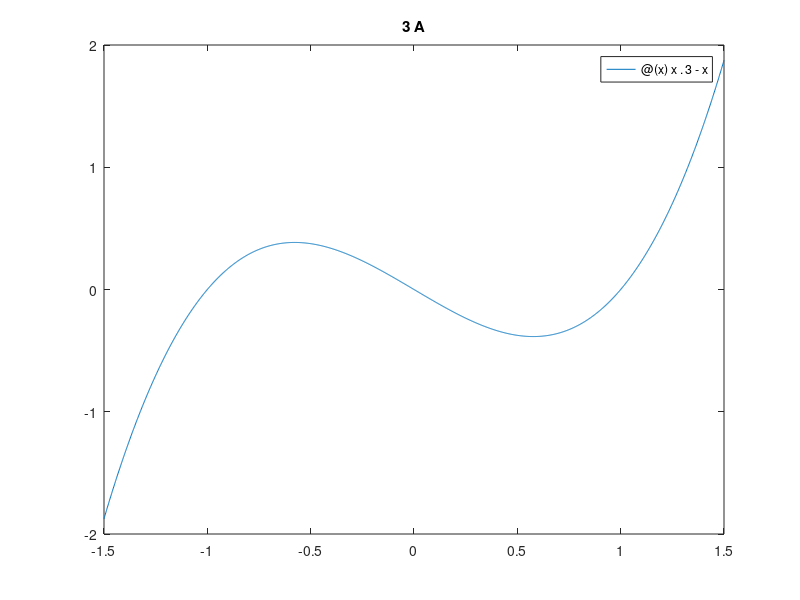
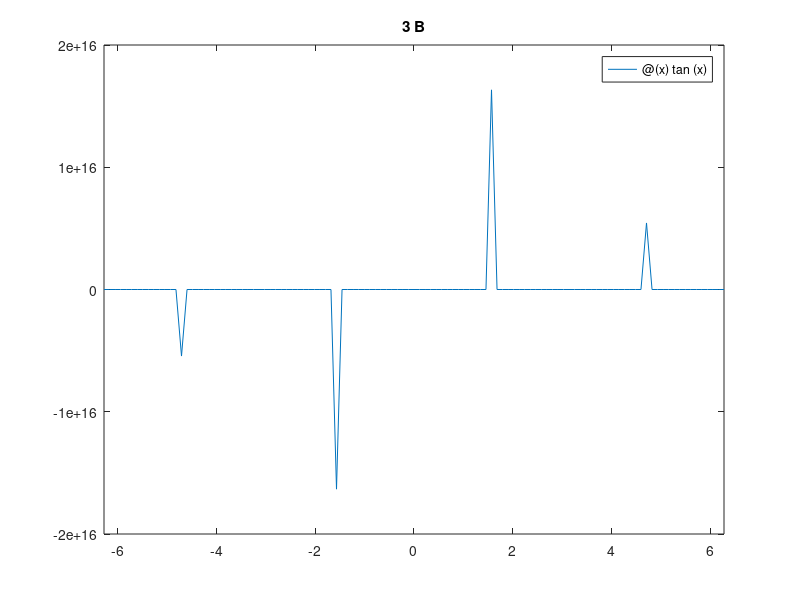
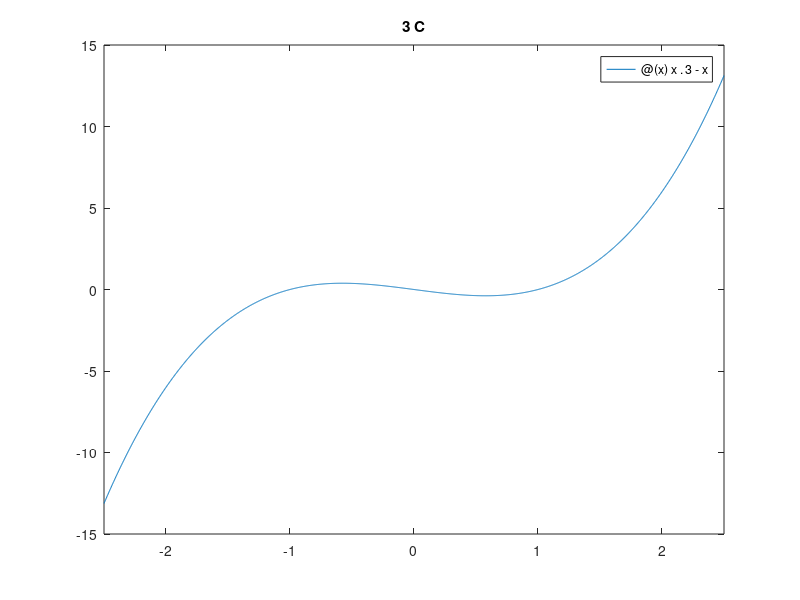
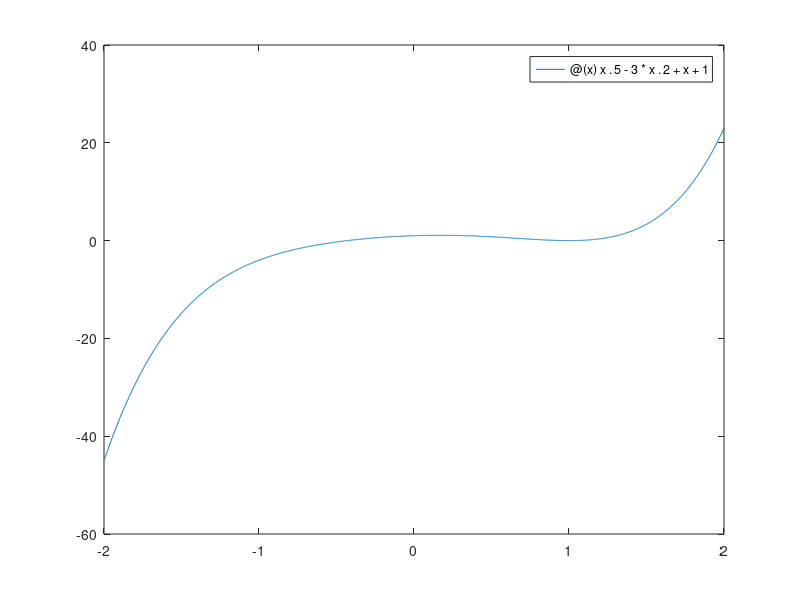

Reproduce these figures in MATLAB, in order. (Note: this script raises an error after producing the figures.)
% Problem Set A - 1, 2, 3, 9, 11
clear;clc;
% 1
% a)
A1 = 413/(768+295);
fprintf('%.2f\n\n',A1)

% b)
fprintf('%.2e\n',2^(123))
fprintf('%.0f\n\n',2^(123))

% c)
fprintf('%1.34f\n',pi^2)
fprintf('%1.34f\n\n',exp(1))

% d)
val = [61/88 13863/20000 253/365];
ln2 = log(2);
small = val(1);
temp = ln2 + val(1);

for i = 1:3
    fprintf('%f\n',val(i))
    if abs(val(i) - ln2) < temp
        small = val(i);
    end
end
fprintf('Best approx = %f\n\n',small)



% 2
a = 1;
prob = ['a', 'b', 'c'];

for i = 1:3
    val = sin(a/(10^i))/(a/10^i);
    fprintf('%s) %.15f\n',prob(i),val)
end


% 3
% a
fplot(@(x) x.^3-x,[-1.5 1.5])
title('3 A')
figure

% b
fplot(@(x) tan(x),[-2*pi 2*pi])
title('3 B')
figure

% c
fplot(@(x) x.^3-x,[-2.5 2.5])
title('3 C')

% 9
figure
fplot(@(x) x.^5 - 3*x.^2 + x + 1,[-2 2])
syms x
solve(x^5 - 3*x^2 + x + 1 == 0,x)
title('Problem 9')
ax = gca;
ax.XAxisLocation = 'origin';
ax.YAxisLocation = 'origin';

% 11
syms x y
e1 = x^2 - y^2 == 1;
e2 = 2*x+y == 2;
sol = solve([e1, e2], [x,y]);
fprintf('(%.2f, %.2f) and (%.2f, %.2f)\n',sol.x(1),sol.y(1),sol.x(2),sol.y(2))

figure
fplot(@(x) -2*x +2)




